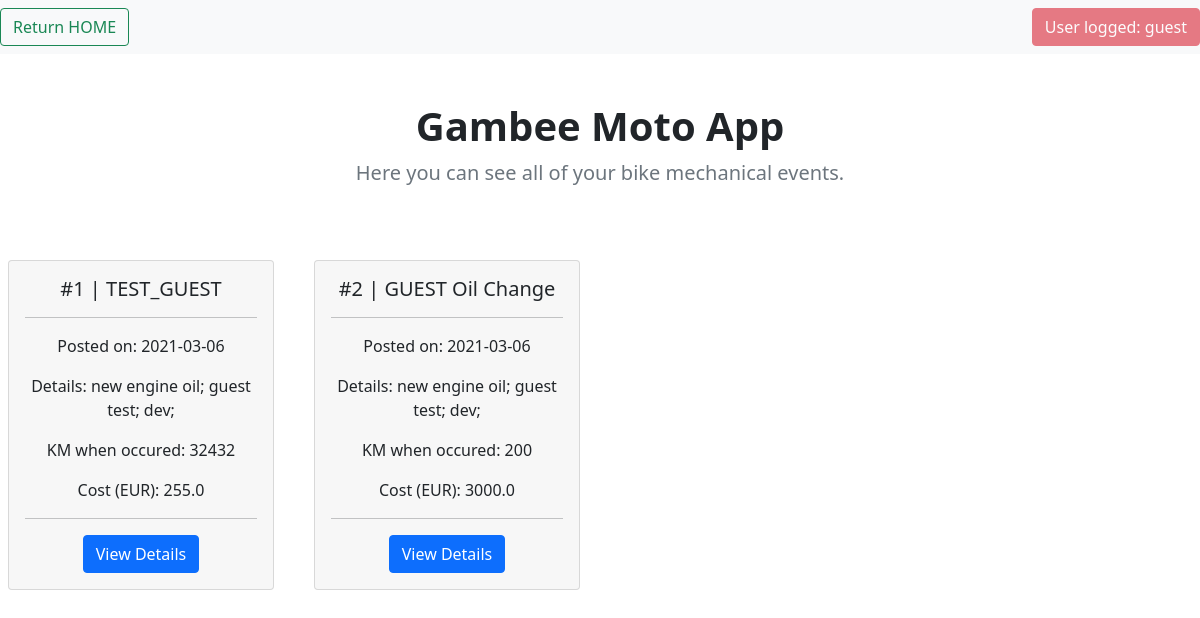
The app's page /view_mechanical_ev (signed in) with its own data.
### application/models.py (models this page shows, shortened)
class MechanicalEvent(db.Model):
    __tablename__ = 'Mechanical_Tab'
    id = db.Column(db.Integer, primary_key=True)
    event_name = db.Column(db.String(100))
    event_date = db.Column(db.Date)
    event_details = db.Column(db.String(200))
    event_km = db.Column(db.Integer)
    event_cost = db.Column(db.Float)
    event_owner = db.Column(db.String(100))

### application/routes.py (the view)
@app.route('/view_mechanical_ev', methods=['GET'])
@login_required
def view_mechanical_ev():
    if session['logged_user'] != app.config['ADMIN_USER']:
        mevents = MechanicalEvent.query.filter_by(event_owner=session['logged_user']).all()
    else:
        mevents = MechanicalEvent.query.all()
    return render_template('view_mechanical_ev.html', mevents=mevents, crr_user=session['logged_user'].split('@')[0])

### application/routes.py (called while the page is built)
@loginMan.user_loader
def load_user(email):
    return Riders.query.filter_by(email=email).first()

### application/templates/view_mechanical_ev.html (shortened to what this page needs)
{% extends 'base.html'%}
{% block listing_trips %}
<nav class="navbar navbar-light bg-light">
    <form class="form-inline">
        <button class="btn btn-outline-success" type="button" onclick="window.location.href='{{ url_for( 'home') }}';">
            Return HOME
        </button>
    </form>
    {% if crr_user == 'guest' %}
    <button type="button" class="btn btn-danger" disabled>
        User logged: {{ crr_user }}
    </button>
    {%else%}
    <button type="button" class="btn btn-info" disabled>
        User logged: {{ crr_user }}
    </button>
    {% endif %}
</nav>
<div class="row py-lg-5">
    <div class="col-lg-6 col-md-8 mx-auto">
        <h1 class="fw-bold text-center">Gambee Moto App</h1>
        <p class="lead text-muted">Here you can see all of your bike mechanical events.</p>
    </div>
</div>
<div class="row">
    {%set j = namespace(value=1)%}
    {% if mevents is not none%}
    {% for mevent in mevents %}
    <div class="col-sm-3">
        <div class="card card_events m-2">
            <div class="card-body">
                <h5 class="card-title event_tile">#{{j.value}} | {{ mevent.event_name}}</h5>
                <hr>
                <p class="card-text"> Posted on: {{mevent.event_date}}</p>
                <p class="card-text"> Details: {{mevent.event_details}}</p>
                <p class="card-text"> KM when occured: {{mevent.event_km}}</p>
                <p class="card-text"> Cost (EUR): {{mevent.event_cost}}</p>
                <hr>
                <a href="{{url_for('detailed_event', event_name='$' + mevent.event_name )}}" class="btn btn-primary">View
                    Details</a>
            </div>
        </div>
    </div>
    {%set j.value =j.value + 1%}
    {% endfor %}
    {%else%}
    <h1>No data to display.</h1>
    {% endif %}
</div>
{% endblock %}

### application/static/style.css (style rules this page uses)
.card_events { background-color: #f7f7f7; }

### records on screen
MechanicalEvent: value "1", event_name "TEST_GUEST", event_date "2021-03-06", event_details "new engine oil; guest test; dev;", event_km "32432", event_cost "255.0"
MechanicalEvent: value "2", event_name "GUEST Oil Change", event_date "2021-03-06", event_details "new engine oil; guest test; dev;", event_km "200", event_cost "3000.0"

### other values on screen
{{ crr_user }} "guest"
